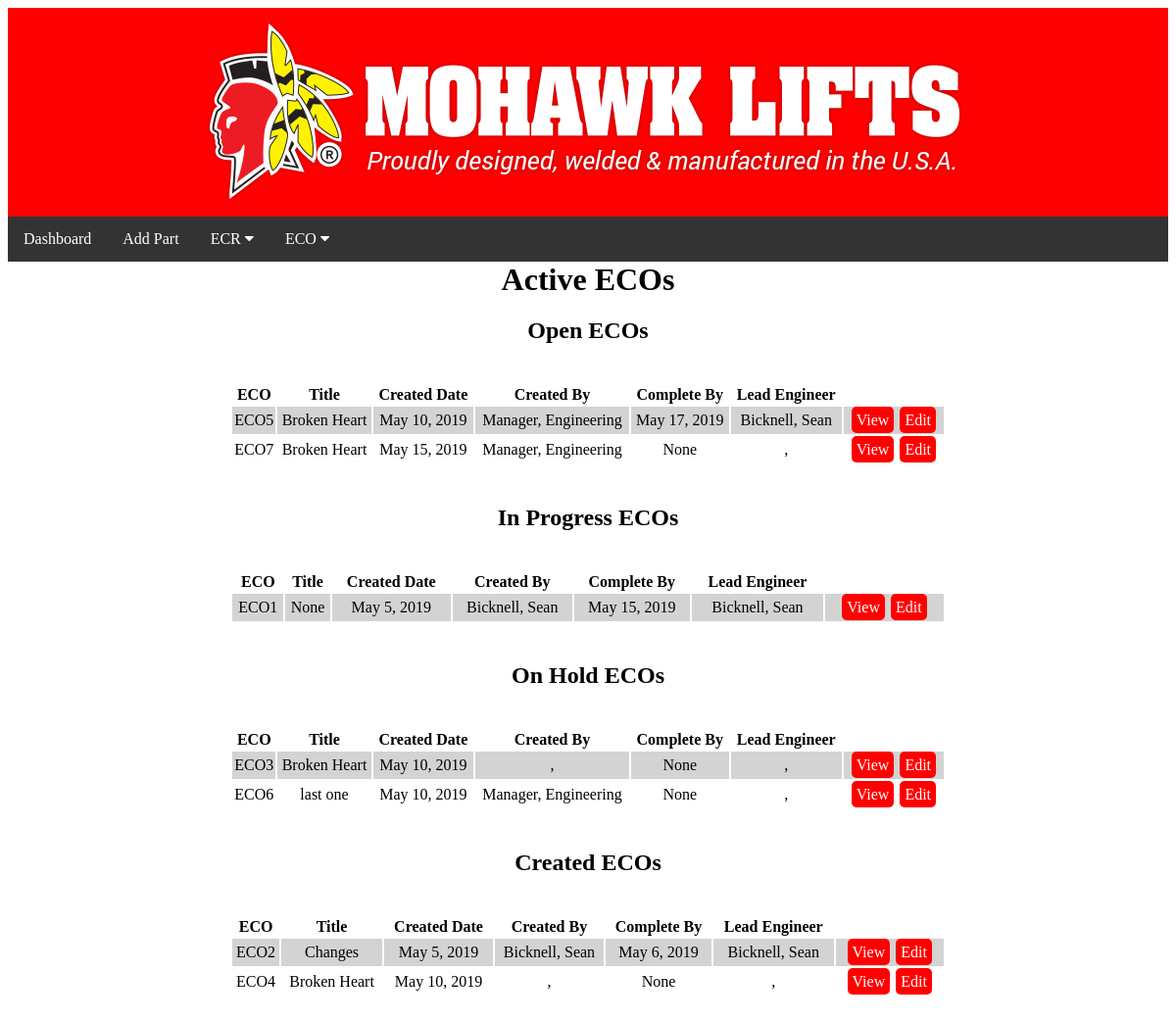
Before: /eco/list/ (signed in) with the older database file.
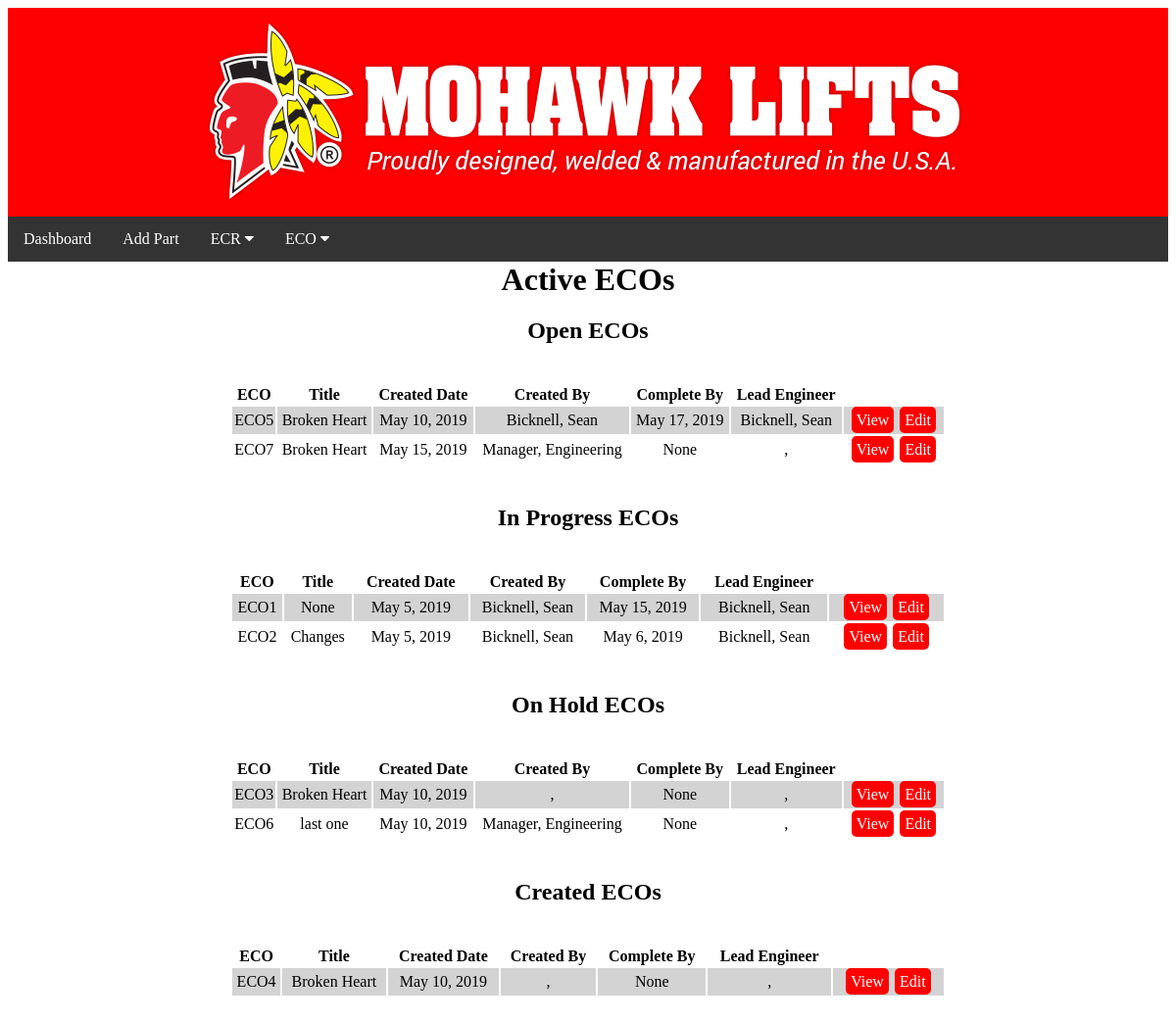
After: the same page with the newer database file.
### changes/models.py (models this page shows, shortened)
class ECO(models.Model):
    STATUS_CHOICES = (
        ('OH', 'On Hold'),
        ('CL', 'Complete'),
        ('IP', 'In Progress'),
        ('OP', 'Open'),
        ('CR', 'Created'),
    )
    ITEM_STATUS_CHOICES = (
        ('CL', 'Complete'),
        ('IP', 'In Progress'),
        ('NA', 'Not Applicable')
    )
    PRIORITY_CHOICES = {
        ('1', 'High'),
        ('2', 'Medium'),
        ('3', 'Low'),
    }
    eco_title = models.CharField(max_length=300, blank=True, null=True)
    create_date = models.DateField(auto_now_add=True, blank=True, null=True)
    deadline = models.DateField(blank=True, null=True)
    ECO_number = models.AutoField(primary_key=True, verbose_name="ECO Number")
    ECR_number = models.ForeignKey('ECR', on_delete=models.CASCADE, verbose_name="Related ECR")
    part_numbers = models.ManyToManyField("parts.Part", verbose_name="Affected Part Numbers")
    product = models.CharField(max_length=50, blank=True, null=True)
    initiated_by = models.ForeignKey(settings.AUTH_USER_MODEL, on_delete=models.CASCADE, blank=True, null=True)
    engineer = models.ForeignKey(settings.AUTH_USER_MODEL, on_delete=models.CASCADE, related_name="ECO", blank=True, null=True)
    change = models.CharField(max_length=300, blank=True, null=True)
    reason = models.CharField(max_length=300, blank=True, null=True)
    go = models.CharField(max_length=10, blank=True, null=True)
    go_status = models.CharField(max_length=20, choices=ITEM_STATUS_CHOICES, blank=True, null=True)
    go_notes = models.CharField(max_length=300, blank=True, null=True)
    test = models.CharField(max_length=10, blank=True, null=True)
    test_status = models.CharField(max_length=20, choices=ITEM_STATUS_CHOICES, blank=True, null=True)
    test_notes = models.CharField(max_length=300, blank=True, null=True)
    calcs = models.CharField(max_length=10, blank=True, null=True)
    calcs_status = models.CharField(max_length=20, choices=ITEM_STATUS_CHOICES, blank=True, null=True)
    calcs_notes = models.CharField(max_length=300, blank=True, null=True)
    archive = models.CharField(max_length=10, blank=True, null=True)
    archive_status = models.CharField(max_length=20, choices=ITEM_STATUS_CHOICES, blank=True, null=True)
    archive_notes = models.CharField(max_length=300, blank=True, null=True)
    part = models.CharField(max_length=10, blank=True, null=True)
    part_status = models.CharField(max_length=20, choices=ITEM_STATUS_CHOICES, blank=True, null=True)
    part_notes = models.CharField(max_length=300, blank=True, null=True)
    drawings = models.CharField(max_length=10, blank=True, null=True)
    drawings_status = models.CharField(max_length=20, choices=ITEM_STATUS_CHOICES, blank=True, null=True)
    drawings_notes = models.CharField(max_length=300, blank=True, null=True)
    jigs = models.CharField(max_length=10, blank=True, null=True)
    jigs_status = models.CharField(max_length=20, choices=ITEM_STATUS_CHOICES, blank=True, null=True)
    jigs_notes = models.CharField(max_length=300, blank=True, null=True)
    patterns = models.CharField(max_length=10, blank=True, null=True)
    patterns_status = models.CharField(max_length=20, choices=ITEM_STATUS_CHOICES, blank=True, null=True)
    patterns_notes = models.CharField(max_length=300, blank=True, null=True)
    completed_date = models.DateField(blank=True, null=True)
    eng_sign = models.CharField(max_length=30,  blank=True, null=True)
    oa_status = models.CharField(max_length=30, choices=STATUS_CHOICES, default="Created")
    priority = models.CharField(max_length=3, choices=PRIORITY_CHOICES, default='1')

### changes/views.py (the view)
# urls.py: path('eco/list/', cViews.eco_list, name="eco_list"),
def eco_list(request):
    op_ecos = ECO.objects.filter(oa_status__exact='OP')
    ip_ecos = ECO.objects.filter(oa_status__exact='IP')
    oh_ecos = ECO.objects.filter(oa_status__exact='OH')
    cr_ecos = ECO.objects.filter(oa_status__exact='CR')
    return render(request, 'changes/eco_list.html', {'op_ecos': op_ecos, 'ip_ecos': ip_ecos, 'oh_ecos': oh_ecos, 'cr_ecos': cr_ecos})

### changeMan/templates/changes/eco_list.html
{% extends 'base.html' %}
{% block content %}
{% load static %}
{% if user.is_authenticated %}
<link rel="stylesheet" href= "{% static "css/ecr_list.css" %}">
<h1>Active ECOs</h1>
<h2>Open ECOs</h2>
<table>
  <tr>
    <th>ECO</th>
    <th>Title</th>
    <th>Created Date</th>
    <th>Created By</th>
    <th>Complete By</th>
    <th>Lead Engineer</th>
  </tr>
  {% for eco in op_ecos %}
  <tr>
    <td class="cell">ECO{{ eco.ECO_number }}</td>
    <td class="cell">{{ eco.eco_title }}</td>
    <td class="cell">{{ eco.create_date }}</td>
    <td class="cell">{{ eco.initiated_by.last_name }}, {{ eco.initiated_by.first_name }}</td>
    <td class="cell">{{ eco.deadline }}</td>
    <td class="cell">{{ eco.engineer.last_name }}, {{ eco.engineer.first_name }}</td>
    <td class="cell"><a class="button" href="{% url 'eco_detail' eco.ECO_number %}">View</a><a class="button" href="{% url 'eco_edit' eco.ECO_number %}">Edit</a></td>
  </tr>
  {% endfor %}
</table>
<h2>In Progress  ECOs</h2>
<table>
  <tr>
    <th>ECO</th>
    <th>Title</th>
    <th>Created Date</th>
    <th>Created By</th>
    <th>Complete By</th>
    <th>Lead Engineer</th>
  </tr>
  {% for eco in ip_ecos %}
  <tr>
    <td class="cell">ECO{{ eco.ECO_number }}</td>
    <td class="cell">{{ eco.eco_title }}</td>
    <td class="cell">{{ eco.create_date }}</td>
    <td class="cell">{{ eco.initiated_by.last_name }}, {{ eco.initiated_by.first_name }}</td>
    <td class="cell">{{ eco.deadline }}</td>
    <td class="cell">{{ eco.engineer.last_name }}, {{ eco.engineer.first_name }}</td>
    <td class="cell"><a class="button" href="{% url 'eco_detail' eco.ECO_number %}">View</a><a class="button" href="{% url 'eco_edit' eco.ECO_number %}">Edit</a></td>
  </tr>
  {% endfor %}
</table>
<h2>On Hold ECOs</h2>
<table>
  <tr>
    <th>ECO</th>
    <th>Title</th>
    <th>Created Date</th>
    <th>Created By</th>
    <th>Complete By</th>
    <th>Lead Engineer</th>
  </tr>
  {% for eco in oh_ecos %}
  <tr>
    <td class="cell">ECO{{ eco.ECO_number }}</td>
    <td class="cell">{{ eco.eco_title }}</td>
    <td class="cell">{{ eco.create_date }}</td>
    <td class="cell">{{ eco.initiated_by.last_name }}, {{ eco.initiated_by.first_name }}</td>
    <td class="cell">{{ eco.deadline }}</td>
    <td class="cell">{{ eco.engineer.last_name }}, {{ eco.engineer.first_name }}</td>
    <td class="cell"><a class="button" href="{% url 'eco_detail' eco.ECO_number %}">View</a><a class="button" href="{% url 'eco_edit' eco.ECO_number %}">Edit</a></td>
  </tr>
  {% endfor %}
</table>
<h2>Created ECOs</h2>
<table>
  <tr>
    <th>ECO</th>
    <th>Title</th>
    <th>Created Date</th>
    <th>Created By</th>
    <th>Complete By</th>
    <th>Lead Engineer</th>
  </tr>
  {% for eco in cr_ecos %}
  <tr>
    <td class="cell">ECO{{ eco.ECO_number }}</td>
    <td class="cell">{{ eco.eco_title }}</td>
    <td class="cell">{{ eco.create_date }}</td>
    <td class="cell">{{ eco.initiated_by.last_name }}, {{ eco.initiated_by.first_name }}</td>
    <td class="cell">{{ eco.deadline }}</td>
    <td class="cell">{{ eco.engineer.last_name }}, {{ eco.engineer.first_name }}</td>
    <td class="cell"><a class="button" href="{% url 'eco_detail' eco.ECO_number %}">View</a><a class="button" href="{% url 'eco_edit' eco.ECO_number %}">Edit</a></td>
  </tr>
  {% endfor %}
</table>
{% else %}
 {% include 'redirect.html' %}
{% endif %}
{% endblock %}

Changed rows visible on the page:
changed ECO "May 17, 2019": initiated_by.last_name "Manager" → "Bicknell"; initiated_by.first_name "Engineering" → "Sean"
changed ECO "Changes": moves from the list under "Created ECOs" to the list under "In Progress ECOs"
